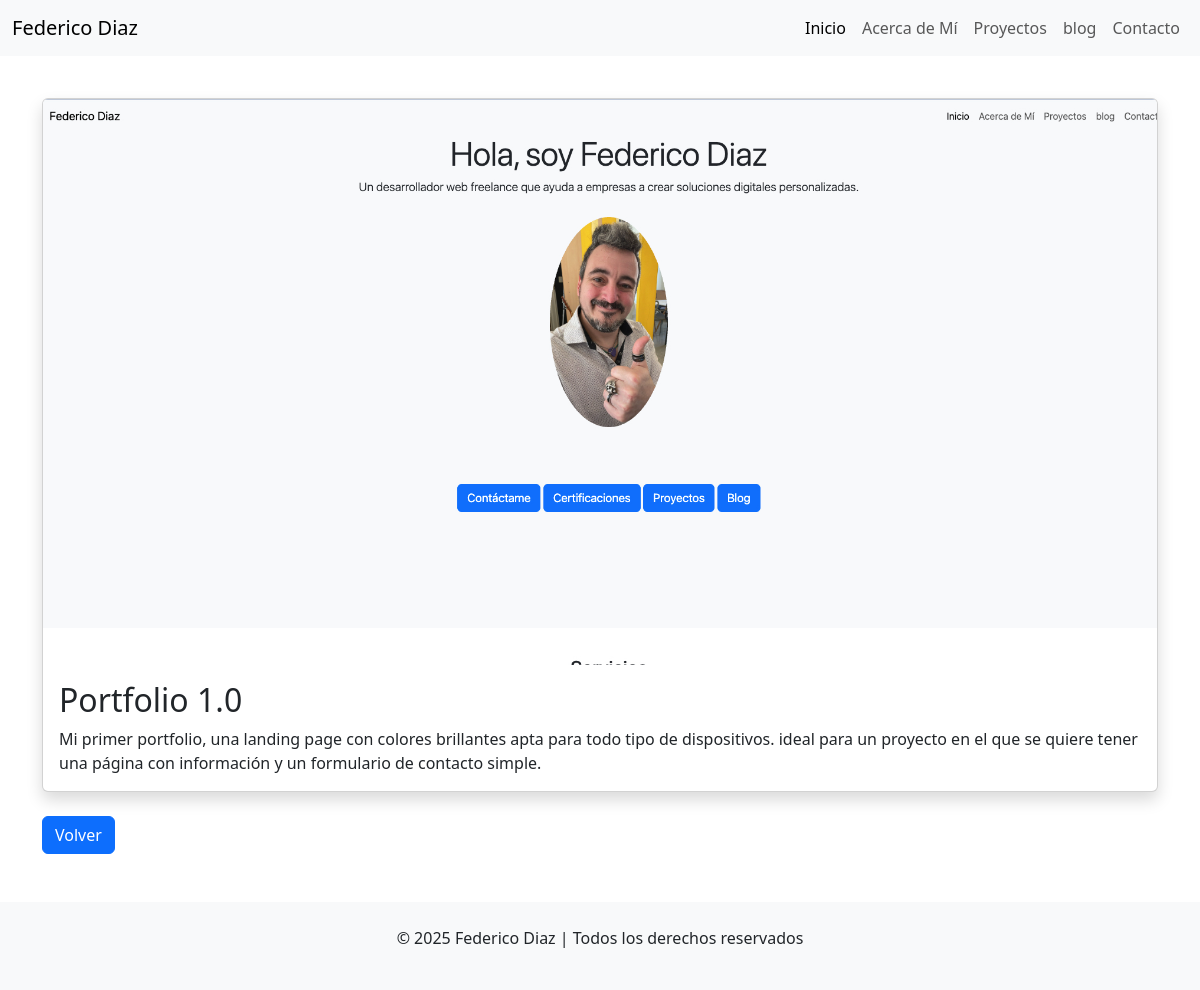
Page /proyecto/1/ on the earlier database version.
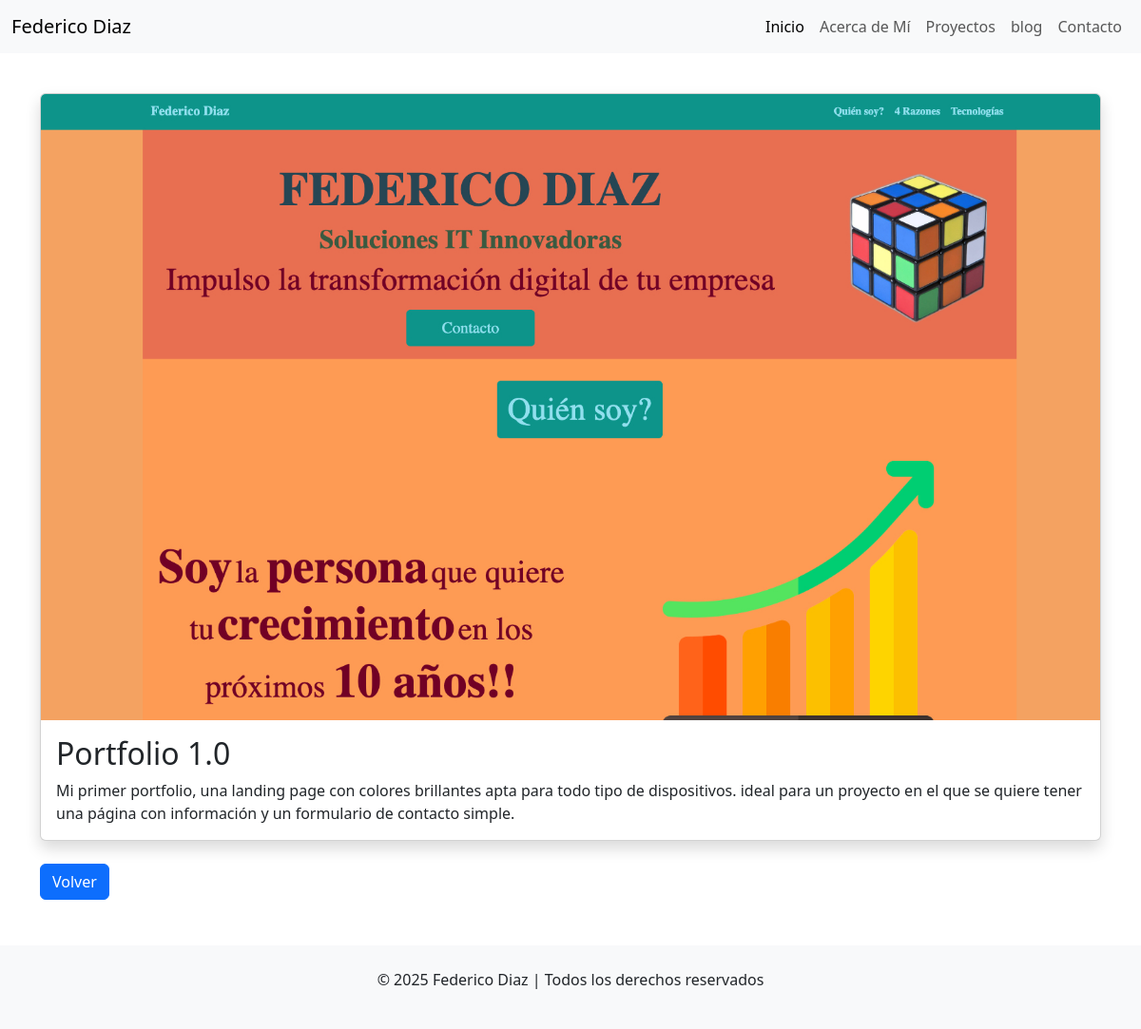
Same page on the later database version.
### my_site/models.py (models this page shows, shortened)
class Proyecto(models.Model):
    titulo = models.CharField(max_length=200)
    descripcion = models.TextField()
    imagen = models.ImageField(upload_to='proyectos/')
    enlace = models.URLField(max_length=200, blank=True, null=True)  # Si deseas agregar enlaces a tus proyectos

### my_site/views.py (the view)
# urls.py: path('proyecto/<int:proyecto_id>/', views.proyecto_detalle, name='proyecto-detalle'),
def proyecto_detalle(request, proyecto_id):
    proyecto = get_object_or_404(Proyecto, id=proyecto_id)
    return render(request, 'proyecto_detalle.html', {'proyecto': proyecto})

### my_site/templates/proyecto_detalle.html (shortened to what this page needs)
<!DOCTYPE html>
<html lang="en">
<head>
    {% load static %}
    <link
      href="https://cdn.jsdelivr.net/npm/aos@2.3.4/dist/aos.css"
      rel="stylesheet"
    />
    <link
      href="https://cdn.jsdelivr.net/npm/bootstrap@5.3.0-alpha1/dist/css/bootstrap.min.css"
      rel="stylesheet"
    />
</head>
<body>
    <nav class="navbar navbar-expand-lg navbar-light bg-light fixed-top">
        <div class="container-fluid">
          <a class="navbar-brand" href="/">Federico Diaz</a>
          <div class="collapse navbar-collapse" id="navbarNav">
            <ul class="navbar-nav ms-auto">
              <li class="nav-item">
                <a class="nav-link active" aria-current="page" href="/">Inicio</a>
              </li>
              <li class="nav-item">
                <a class="nav-link" href="{% url 'about' %}">Acerca de Mí</a>
            </li>
              <li class="nav-item">
                <a class="nav-link" href="{% url 'proyectos' %}">Proyectos</a>
              </li>
              <li class="nav-item">
                <a class="nav-link" href="{% url 'blog-list' %}">blog</a>
              </li>
              <li class="nav-item">
                <a class="nav-link" href="{% url 'contacto' %}">Contacto</a>
              </li>
            </ul>
          </div>
        </div>
      </nav>
    <div class="container mt-5">
        <div class="card shadow" data-aos="fade-up">
            <img src="{{ proyecto.imagen.url }}" class="card-img-top img-fluid" alt="{{ proyecto.titulo }}">
            <div class="card-body">
                <h2 class="card-title">{{ proyecto.titulo }}</h2>
                <p class="card-text">{{ proyecto.descripcion|safe }}</p>
            </div>
        </div>
        <a href="{% url 'proyectos' %}" class="btn btn-primary mt-4">Volver</a>
    </div>
      <footer class="text-center mt-5 py-4 bg-light">
        <p>&copy; 2025 Federico Diaz | Todos los derechos reservados</p>
      </footer>
</body>
</html>

Differences in the rows shown:
changed Proyecto "Portfolio 1.0": imagen: a different picture
